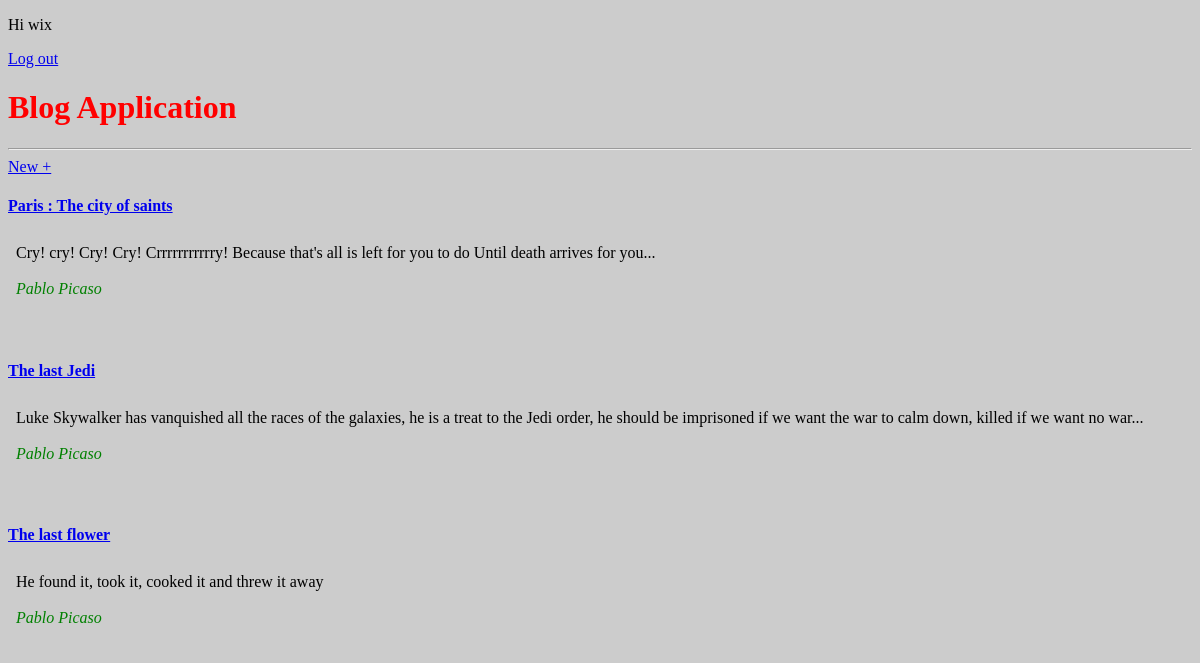
Page /home (signed in) on the committed database.
### blog/models.py (models this page shows, shortened)
class Post(models.Model):
  title = models.CharField(max_length=100)
  author = models.ForeignKey(
    'Author',
    on_delete = models.CASCADE
  )
  content = models.TextField()

class Author(models.Model):
  name = models.CharField(max_length=100)
  def __str__(self):
    return self.name[:50]

### blog/views.py (the view)
# urls.py: path('home', HomePageView.as_view(), name="home"),
class HomePageView(ListView):
  model = Post
  template_name = "home.html"

### templates/home.html
{% extends 'base.html' %}
{% block title %}
<h1>Blog Application</h1>
{% endblock title %}
{% block content %}
<a href = "{% url 'new' %}">New +</a>
  {% for post in object_list %}
    <h4><a href="{% url 'post' post.pk %}">{{post.title}}</a></h4>
    <p class="cont">{{post.content}}
    <br><br>
    <i>{{post.author}}</i>
    </p>
    <br>
  {% endfor %}
{% endblock content %}

### templates/base.html (shortened to what this page needs)
{% load static %}
<!DOCTYPE html>
<html lang="en">
<head>
 <link href="{% static 'css/base.css' %}" rel="stylesheet"  />
</head>
<body>
  {% if user.is_authenticated %}
  <p>Hi {{ user.username }} </p>
  <a href = "{% url 'logout' %}">Log out</a>
  {% else %}
  <b>you are not logged in</b>
  <a href="{% url 'login'%}">log in</a>
  {% endif %}
    {% block title %}
    {% endblock title %}
    <hr>
    {% block content %}
    {% endblock content %}
</body>
</html>

### static/css/base.css (style rules this page uses)
h1 { color : red; }
body { background-color: #ccc; }
.cont { border: 1px solid #ccc; padding: 7px; }
i { color: green; }

### rows in the picture
Post: title "Paris : The city of saints", content "Cry! cry! Cry! Cry! Crrrrrrrrrrry! Because that's all is left for you to do Until death arrives for you...", author "Pablo Picaso"
Post: title "The last Jedi", content "Luke Skywalker has vanquished all the races of the galaxies, he is a treat to the Jedi order, he should be imprisoned if we want the war to calm down, killed if we want no war...", author "Pablo Picaso"
Post: title "The last flower", content "He found it, took it, cooked it and threw it away", author "Pablo Picaso"

### other values in the picture
{{ user.username }} "wix"
